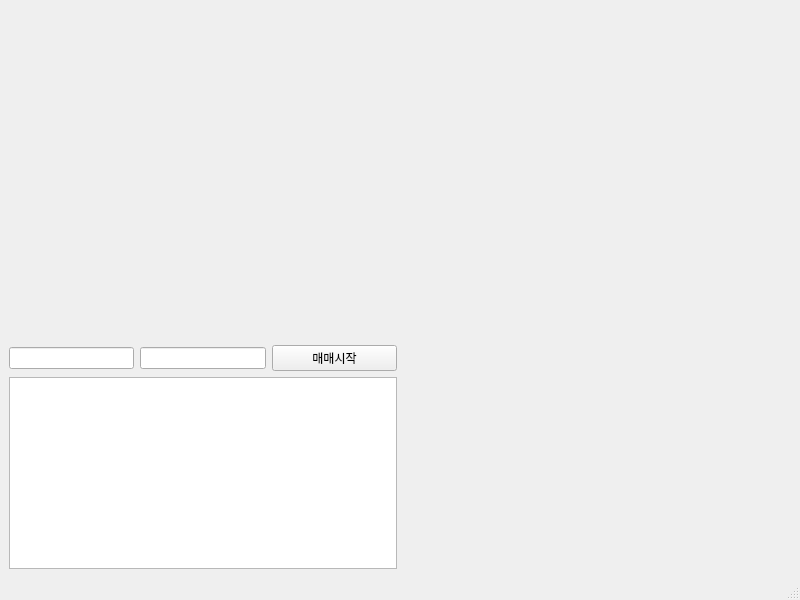
<?xml version="1.0" encoding="UTF-8"?>
<ui version="4.0">
 <class>MainWindow</class>
 <widget class="QMainWindow" name="MainWindow">
  <property name="geometry">
   <rect>
    <x>0</x>
    <y>0</y>
    <width>800</width>
    <height>600</height>
   </rect>
  </property>
  <property name="windowTitle">
   <string>MainWindow</string>
  </property>
  <widget class="QWidget" name="centralwidget">
   <layout class="QGridLayout" name="gridLayout">
    <item row="0" column="0">
     <layout class="QVBoxLayout" name="verticalLayout">
      <item>
       <widget class="ChartWidget" name="widget_2" native="true"/>
      </item>
      <item>
       <widget class="OverviewWidget" name="widget_3" native="true"/>
      </item>
      <item>
       <layout class="QHBoxLayout" name="horizontalLayout_2">
        <item>
         <widget class="QLineEdit" name="apiKey">
          <property name="sizePolicy">
           <sizepolicy hsizetype="Preferred" vsizetype="Fixed">
            <horstretch>0</horstretch>
            <verstretch>0</verstretch>
           </sizepolicy>
          </property>
          <property name="echoMode">
           <enum>QLineEdit::Password</enum>
          </property>
         </widget>
        </item>
        <item>
         <widget class="QLineEdit" name="secKey">
          <property name="sizePolicy">
           <sizepolicy hsizetype="Preferred" vsizetype="Fixed">
            <horstretch>0</horstretch>
            <verstretch>0</verstretch>
           </sizepolicy>
          </property>
          <property name="echoMode">
           <enum>QLineEdit::Password</enum>
          </property>
         </widget>
        </item>
        <item>
         <widget class="QPushButton" name="button">
          <property name="text">
           <string>매매시작</string>
          </property>
         </widget>
        </item>
       </layout>
      </item>
      <item>
       <widget class="QTextEdit" name="textEdit">
        <property name="sizePolicy">
         <sizepolicy hsizetype="Preferred" vsizetype="Preferred">
          <horstretch>0</horstretch>
          <verstretch>0</verstretch>
         </sizepolicy>
        </property>
       </widget>
      </item>
     </layout>
    </item>
    <item row="0" column="1">
     <widget class="OrderbookWidget" name="widget" native="true"/>
    </item>
   </layout>
  </widget>
  <widget class="QMenuBar" name="menubar">
   <property name="geometry">
    <rect>
     <x>0</x>
     <y>0</y>
     <width>800</width>
     <height>21</height>
    </rect>
   </property>
  </widget>
  <widget class="QStatusBar" name="statusbar"/>
 </widget>
 <customwidgets>
  <customwidget>
   <class>OrderbookWidget</class>
   <extends>QWidget</extends>
   <header>orderbook</header>
   <container>1</container>
  </customwidget>
  <customwidget>
   <class>OverviewWidget</class>
   <extends>QWidget</extends>
   <header>overview</header>
   <container>1</container>
  </customwidget>
  <customwidget>
   <class>ChartWidget</class>
   <extends>QWidget</extends>
   <header>chart</header>
   <container>1</container>
  </customwidget>
 </customwidgets>
 <resources/>
 <connections/>
</ui>
